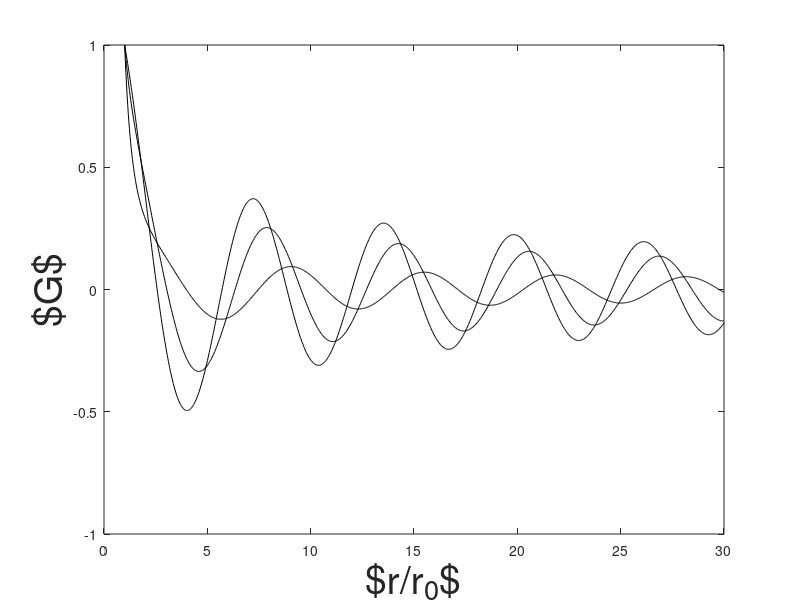

The MATLAB source for this figure:
%**************************************************************************
%
% Spherical Hankel Function Plotter
% 
%**************************************************************************

clear all
close all
clc

% Define kr vector
kr = linspace( 1, 30, 1000 );
% kr = logspace( 0, 2, 1000 );
kr0 = 1;

% Define Hankel functions
nMax = 2;
normFactor = sqrt( pi./(2.*kr) );
figure();
hold all;
box on;

for nCount = 0:nMax
    
   % Define outgoing spherical Bessel functions
   h = normFactor.*( ...
       besselj( nCount + 1/2, kr ) + 1i.*bessely( nCount + 1/2, kr ) );
   h0 = normFactor.*( ...
       besselj( nCount + 1/2, kr0 ) + 1i.*bessely( nCount + 1/2, kr0 ) );
   jPlot( nCount + 1 ) = plot( kr, real(h./h0), 'k' );
   
   legendStrings{nCount + 1} = ['$n = ', num2str(nCount), '$'];
    
end

% % Set axis to log
% set( gca, 'XScale', 'log' );

% Format
xlabel( '$r/r_{0}$', 'FontSize', 28 );
ylabel( '$G$', 'FontSize', 28 );
% legend( legendStrings );